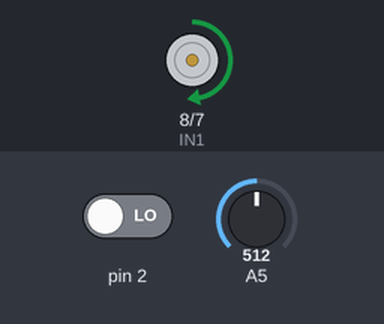
Bench run of a sketch on a simulated Arduino Uno, built with avr-gcc and run on an emulated ATmega328P. On the bench: motor-driver pin pairs drawn as motors (green arrow = first pin HIGH = forward, orange = second pin HIGH = backward, longer = more drive, scaled by the enable pin). Inputs (shaded band) come from the test bench; at power-on: A5 = 512, pin 2 LOW.

Above: at 1.4 s.
1.5 s: A5 set to 716
At 4.3 s:
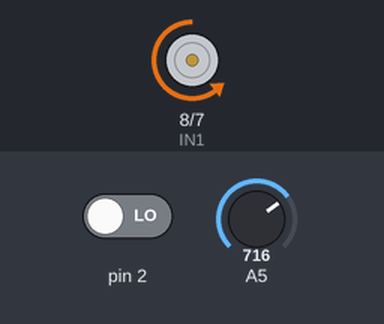
9.2 s: A5 set to 900
At 12.4 s:
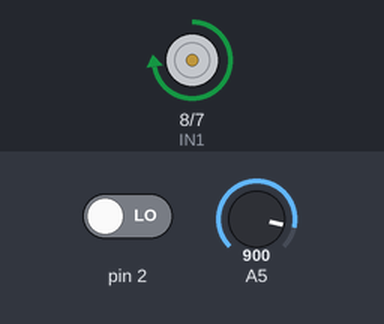
16.5 s: A5 set to 511
At 21.7 s:
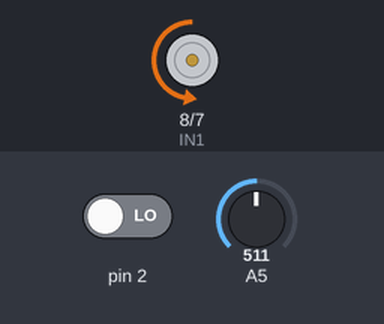
24.2 s: A5 set to 122
31.5 s: pin 2 driven HIGH
Timing chart, 0 to 36.0 s (numbered marks = the images above; inputs shaded):
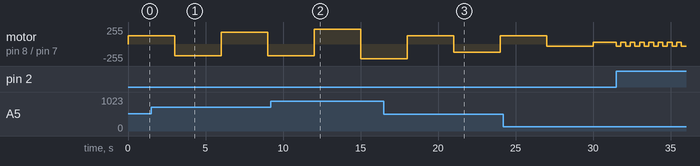

The sketch:

IHSAN_LAB3_Code.ino
```cpp
int ENA = 9;
int IN1 = 8;
int IN2 = 7;
int buttonState = 0;
//Controls which direction the engine should turn.
bool rotate = true;

void setup() {
  pinMode(ENA, OUTPUT);
  pinMode(IN1, OUTPUT);
  pinMode(IN2, OUTPUT);
  pinMode(2, INPUT);
  digitalWrite(IN1, LOW);
  digitalWrite(IN2, LOW);
}

void loop() {
  //The potentiometer state is examined.
  int pot = analogRead(A5);
  int pwm;
  //PWM,Potentiometer power transfer status
  pwm = map(pot, 0, 1023, 0, 255);
  DirectionControl(pwm);
}

void DirectionControl(int speed) {
  //Enable opens. A for loop was created to ensure that three seconds of delay occurs and there is no delay problem if the button is pressed.
  analogWrite(ENA, speed);
  for(int i=0; i < 10; i++){
    //Button status is examined.If High, the state of the "rotate" variable is changed, and the signals coming to the input directions of the engine are changed, and this process continues.
    buttonState = digitalRead(2);
    if(buttonState == HIGH){
      i=0;
      rotate = !rotate;
    }
    //Signals to the engine ends are determined.
    digitalWrite(IN1, rotate);
    digitalWrite(IN2, !rotate);
    delay(300);
  }
  rotate = !rotate;
}
```
